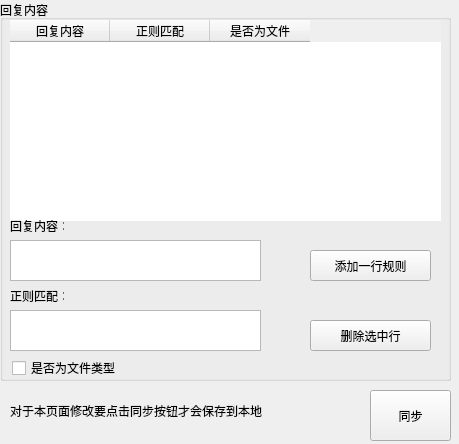
<?xml version="1.0" encoding="UTF-8"?>
<ui version="4.0">
 <class>FriendAddReg</class>
 <widget class="QWidget" name="FriendAddReg">
  <property name="geometry">
   <rect>
    <x>0</x>
    <y>0</y>
    <width>459</width>
    <height>444</height>
   </rect>
  </property>
  <property name="windowTitle">
   <string>FriendAddReg</string>
  </property>
  <widget class="QGroupBox" name="groupBox">
   <property name="geometry">
    <rect>
     <x>0</x>
     <y>0</y>
     <width>451</width>
     <height>381</height>
    </rect>
   </property>
   <property name="styleSheet">
    <string notr="true"/>
   </property>
   <property name="title">
    <string>回复内容</string>
   </property>
   <widget class="QTableWidget" name="tableWidget">
    <property name="geometry">
     <rect>
      <x>10</x>
      <y>20</y>
      <width>431</width>
      <height>201</height>
     </rect>
    </property>
    <property name="sizePolicy">
     <sizepolicy hsizetype="Expanding" vsizetype="Expanding">
      <horstretch>0</horstretch>
      <verstretch>0</verstretch>
     </sizepolicy>
    </property>
    <property name="tabletTracking">
     <bool>false</bool>
    </property>
    <property name="autoFillBackground">
     <bool>false</bool>
    </property>
    <property name="styleSheet">
     <string notr="true">border-radius: 5px;</string>
    </property>
    <column>
     <property name="text">
      <string>回复内容</string>
     </property>
     <property name="textAlignment">
      <set>AlignCenter</set>
     </property>
    </column>
    <column>
     <property name="text">
      <string>正则匹配</string>
     </property>
     <property name="textAlignment">
      <set>AlignCenter</set>
     </property>
    </column>
    <column>
     <property name="text">
      <string>是否为文件</string>
     </property>
     <property name="textAlignment">
      <set>AlignCenter</set>
     </property>
    </column>
   </widget>
   <widget class="QPushButton" name="reply_add_pushButton">
    <property name="geometry">
     <rect>
      <x>310</x>
      <y>250</y>
      <width>121</width>
      <height>31</height>
     </rect>
    </property>
    <property name="text">
     <string>添加一行规则</string>
    </property>
   </widget>
   <widget class="QPushButton" name="reply_del_pushButton">
    <property name="geometry">
     <rect>
      <x>310</x>
      <y>320</y>
      <width>121</width>
      <height>31</height>
     </rect>
    </property>
    <property name="text">
     <string>删除选中行</string>
    </property>
   </widget>
   <widget class="QLabel" name="label">
    <property name="geometry">
     <rect>
      <x>10</x>
      <y>220</y>
      <width>54</width>
      <height>12</height>
     </rect>
    </property>
    <property name="text">
     <string>回复内容：</string>
    </property>
   </widget>
   <widget class="QLabel" name="label_2">
    <property name="geometry">
     <rect>
      <x>10</x>
      <y>290</y>
      <width>54</width>
      <height>12</height>
     </rect>
    </property>
    <property name="text">
     <string>正则匹配：</string>
    </property>
   </widget>
   <widget class="QCheckBox" name="reply_is_file_type_checkBox">
    <property name="geometry">
     <rect>
      <x>12</x>
      <y>360</y>
      <width>111</width>
      <height>16</height>
     </rect>
    </property>
    <property name="text">
     <string>是否为文件类型</string>
    </property>
   </widget>
   <widget class="QTextEdit" name="reply_textEdit">
    <property name="geometry">
     <rect>
      <x>10</x>
      <y>240</y>
      <width>251</width>
      <height>41</height>
     </rect>
    </property>
   </widget>
   <widget class="QTextEdit" name="regex_textEdit">
    <property name="geometry">
     <rect>
      <x>10</x>
      <y>310</y>
      <width>251</width>
      <height>41</height>
     </rect>
    </property>
   </widget>
  </widget>
  <widget class="QLabel" name="label_8">
   <property name="geometry">
    <rect>
     <x>10</x>
     <y>390</y>
     <width>341</width>
     <height>41</height>
    </rect>
   </property>
   <property name="styleSheet">
    <string notr="true">font: italic 12pt &quot;微软雅黑&quot;;</string>
   </property>
   <property name="text">
    <string>对于本页面修改要点击同步按钮才会保存到本地</string>
   </property>
  </widget>
  <widget class="QPushButton" name="sync_file_pushButton">
   <property name="geometry">
    <rect>
     <x>370</x>
     <y>390</y>
     <width>81</width>
     <height>51</height>
    </rect>
   </property>
   <property name="text">
    <string>同步</string>
   </property>
  </widget>
 </widget>
 <layoutdefault spacing="6" margin="11"/>
 <resources/>
 <connections/>
</ui>
